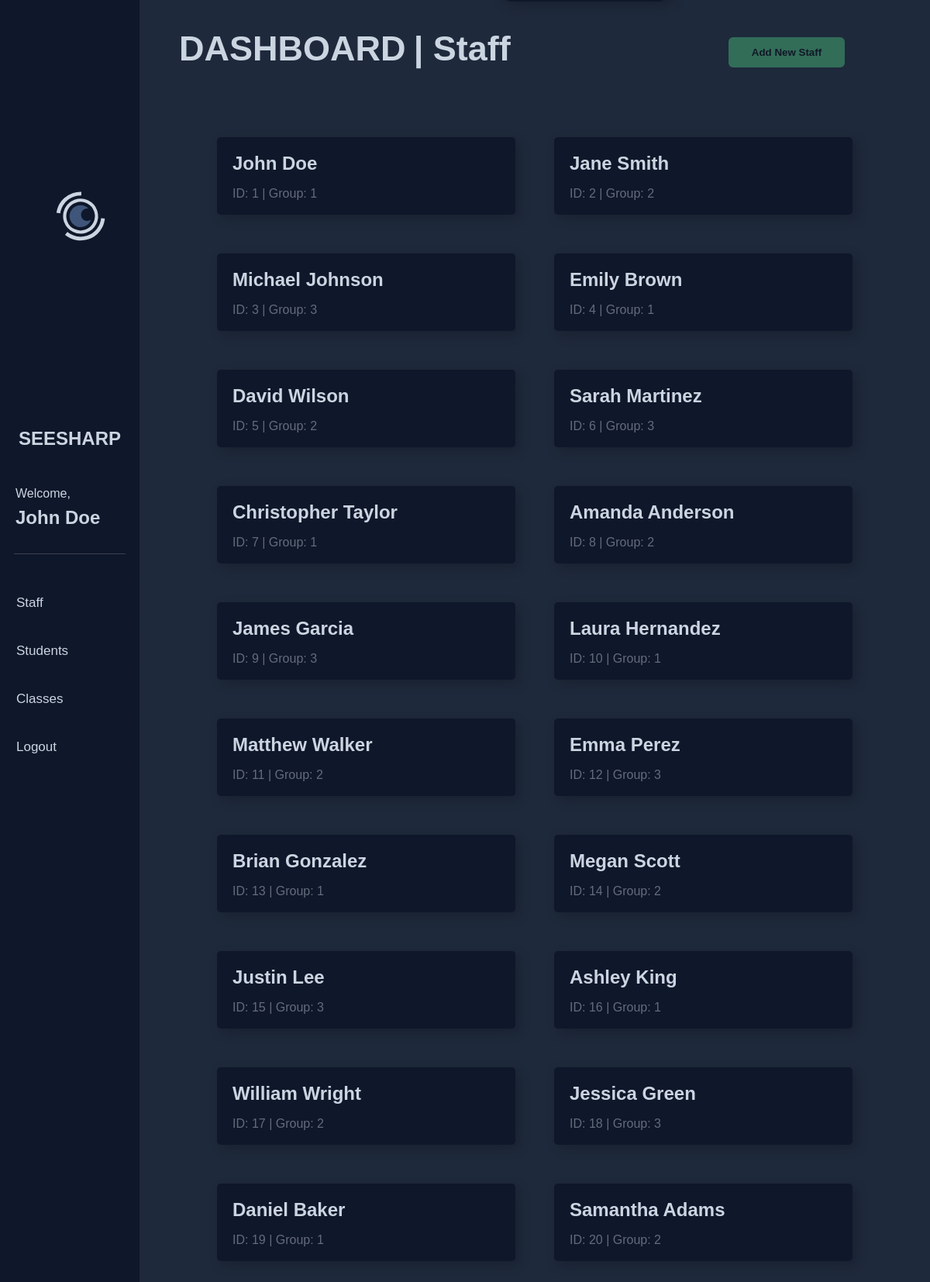
The page /admin (signed in) on the database as committed earlier.
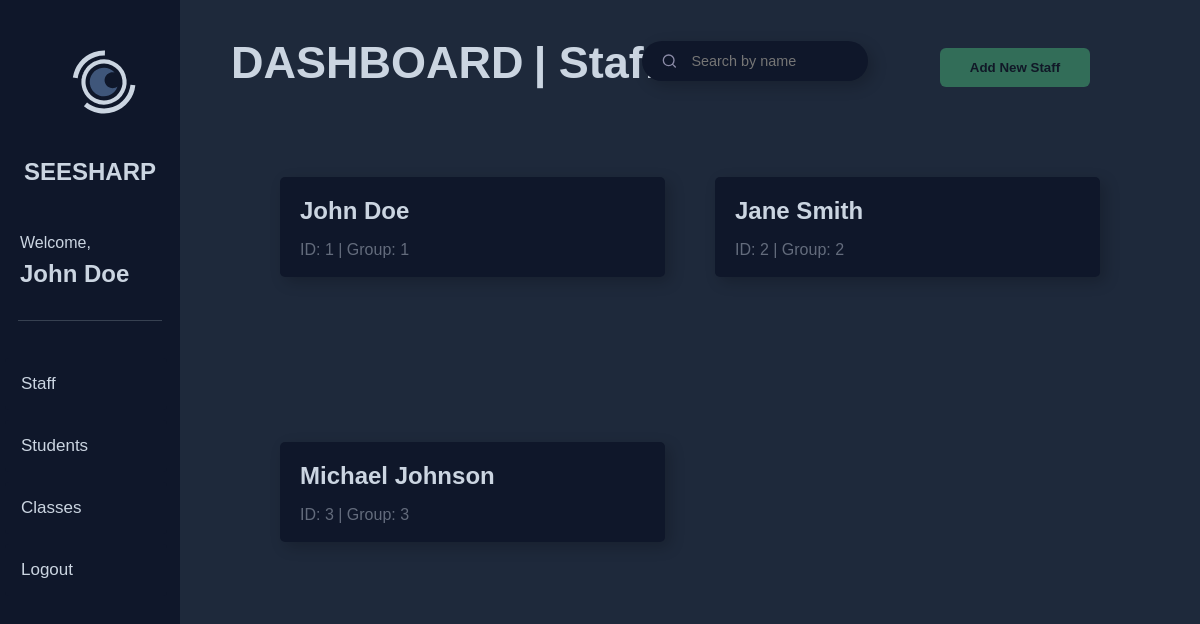
The same page on the database as committed later.
### website/models.py (models this page shows, shortened)
class Staff(db.Model,UserMixin):
    staff_id = db.Column(db.Integer,primary_key=True)
    name = db.Column(db.String(150))
    email = db.Column(db.String(150),unique=True)
    password = db.Column(db.String(150))
    group = db.Column(db.Integer)

### website/auth.py (the view)
@auth.route('admin',methods=['GET','POST'])
@login_required
def admin():
    staffs = Staff.query.all()
    return render_template("admin_staff.html",staffs=staffs,user=current_user)

### website/templates/admin_staff.html (shortened to what this page needs)
{% extends 'admin.html' %} {% block staff_section %}
<div class="right_container_head">
<h1>DASHBOARD </h1>
<h2 class="sub-heading">| Staff</h2>
<div class="searchbar_container">
  <form class="search-form" method="POST">
    <button>
      <svg
        width="17"
        height="16"
        fill="none"
        xmlns="http://www.w3.org/2000/svg"
        role="img"
        aria-labelledby="search"
      >
        <path
          d="M7.667 12.667A5.333 5.333 0 107.667 2a5.333 5.333 0 000 10.667zM14.334 14l-2.9-2.9"
          stroke="currentColor"
          stroke-width="1.333"
          stroke-linecap="round"
          stroke-linejoin="round"
        ></path>
      </svg>
    </button>
    <input
      class="input"
      placeholder="Search by name"
      required=""
      type="text"
      name="query"
      id="query"
    />
  </form>
</div>
<button type="submit" class="sign" onclick="toAddNewStaff()">Add New Staff</button>
</div>
<div class="grid-container">
  {% if staffs %} {% for staff in staffs %}
  <div class="card">
    <h2>{{ staff.name }}</h2>
    <p>ID: {{ staff.staff_id }} | Group: {{staff.group}} </p>
  </div>
  {% endfor %} {% else %}
  <h2>No Staff Found</h2>
  {% endif %}
</div>
{% endblock %}

### website/templates/admin.html (shortened to what this page needs)
{% extends 'base_dashboard.html' %}
{% block nav_buttons %}
<button class="nav_btn" id="staff_btn" onclick="toStaffSection()"><span>Staff</span></button>
<button class="nav_btn" id="student_btn" onclick="toStudentSection()"><span>Students</span></button>
<button class="nav_btn" id="class_btn" onclick="toClassesSection()"><span>Classes</span></button>
{% endblock %}
{% block right_container %}
<div class="dashboard_container">
    {% block staff_section %}{% endblock %}
</div>
{% endblock %}

### website/templates/base_dashboard.html (shortened to what this page needs)
{% extends "base.html" %} {% block title %}Admin{% endblock %} {% block content
%}
<div class="left_container">
  <div class="logo-container" onclick="toHome()">
  </div>
  <h1 class="logo"><a href="/">SEESHARP</a></h1>
  <p>Welcome,<br /></p>
  <p class="name">{{user.name}}</p>
  <div class="line"></div>
  {% block nav_buttons %} {% endblock %}
  <button class="nav_btn logout" id="logout_btn" onclick="toLogout()">
    <span>Logout</span>
  </button>
</div>
<div class="right_container">{% block right_container %}{% block right_container_head %}{% endblock %}{% endblock %}</div>
{% endblock %}

### website/templates/base.html (shortened to what this page needs)
<!DOCTYPE html>
<!DOCTYPE html>
<html lang="en">
<head>
</head>
<body>
    <div class="container">
        {% block content %}
        {% endblock %}
    </div>
</body>
</html>

### website/templates/admin_staff.html (style rules this page uses)
.sub-heading { color: var(--text_color); text-align: left; margin-left: 1%; font-size: 45px; font-weight: 600; }
.sign { position: absolute; right: 110px; width: 150px; background-color: #326d58; padding: 0.75rem; color: rgba(17, 24, 39, 1); border: none; border-radius: 0.375rem; font-weight: 600; margin-top: 8px; }
.searchbar_container { position: absolute; margin-top: 35px; right: 300px; padding: 2rem; height: 10vh; }
.search-form button { border: none; background: none; color: #8b8ba7; }
.search-form { --timing: 0.3s; --width-of-input: 200px; --height-of-input: 40px; --border-height: 2px; --input-bg: #0f172a; --border-color: #2f2ee9; --border-radius: 30px; --after-border-radius: 1px; position: relative; width: var(--width-of-input); height: var(--height-of-input); display: flex; align-items: center; padding-inline: 0.8em; border-radius: var(--border-radius); transition: border-radius 0.5s ease; background: var(--input-bg, #fff); box-shadow: 5px 5px 15px rgba(0, 0, 0, 0.2); }
.input { font-size: 0.9rem; background-color: transparent; width: 100%; height: 100%; padding-inline: 0.5em; padding-block: 0.7em; border: none; color: #cbd5e1; }
.search-form:before { content: ""; position: absolute; background: var(--border-color); transform: scaleX(0); transform-origin: center; width: 100%; height: var(--border-height); left: 0; bottom: 0; border-radius: 1px; transition: transform var(--timing) ease; }
.search-form svg { width: 17px; margin-top: 3px; }
.grid-container { display: grid; grid-template-columns: repeat( auto-fill, minmax(250px, 1fr) ); gap: 50px; padding: 50px 100px 100px 100px; overflow-y: scroll; height: 60vh; }
.card { background-color: #0f172a; display: relative; padding: 20px; border-radius: 5px; box-shadow: 5px 5px 15px rgba(0, 0, 0, 0.2); height: 60px; }
.card h2 { color: #cbd5e1; font-size: 1.5rem; margin: 0; }
.card p { color: #cbd5e172; }

### website/templates/admin.html (style rules this page uses)
.dashboard_container { display: absolute; margin:0; width: 100%; height: 100%; }

### website/templates/base_dashboard.html (style rules this page uses)
:root { --text_color: #cbd5e1; --bg_color: #1e293b; --secondary_color: #0f172a; }
body { background-color: var(--bg_color); margin: 0; font-family: Arial, Helvetica, sans-serif; }
.logo-container { height: 25%; width: 90%; margin: -10% 0 -40% 13%; padding: 0; display: flex; }
.left_container a { text-decoration: none; color: var(--text_color); }
.container { display: flex; flex-direction: row; }
.left_container { background-color: var(--secondary_color); width: 15%; height: 100vh; }
.left_container h1 { color: var(--text_color); font-size: 1.5rem; text-align: center; margin-top: 0; margin-bottom: 3rem; padding-top: 3rem; }
.left_container p { color: var(--text_color); margin-left: 1.25rem; }
.name { color: var(--text_color); margin-top: -0.5rem; padding: 0%; margin-left: 1.25rem; font-size: 1.5rem; font-weight: 800; }
.nav_btn { display: inline-block; border-radius: 4px; background-color: var(--secondary_color); border: none; color: var(--text_color); text-align: left; font-size: 17px; padding: 16px; width: 90%; transition: all 0.5s; cursor: pointer; margin: 5px; }
.nav_btn span { cursor: pointer; display: inline-block; position: relative; transition: 0.5s; }
.nav_btn span:after { content: "»"; position: absolute; opacity: 0; top: 0; right: -15px; transition: 0.5s; }
.line { height: 1px; width: 80%; background-color: rgba(55, 65, 81, 1); margin: 2rem auto; }
.right_container { background-color: var(--bg_color); width: 85%; height: 100vh; }
.right_container_head { display: flex; flex-direction: row; justify-content:flex-start; align-items:center; }
.right_container h1 { color: var(--text_color); text-align: left; margin-left: 5%; font-size: 45px; font-weight: 600; }

Rows that differ between the two databases and show on the page:
removed Staff: name "Emily Brown", staff_id "4", group "1"
removed Staff: name "David Wilson", staff_id "5", group "2"
removed Staff: name "Sarah Martinez", staff_id "6", group "3"
removed Staff: name "Christopher Taylor", staff_id "7", group "1"
removed Staff: name "Amanda Anderson", staff_id "8", group "2"
removed Staff: name "James Garcia", staff_id "9", group "3"
removed Staff: name "Laura Hernandez", staff_id "10", group "1"
removed Staff: name "Matthew Walker", staff_id "11", group "2"
removed Staff: name "Emma Perez", staff_id "12", group "3"
removed Staff: name "Brian Gonzalez", staff_id "13", group "1"
removed Staff: name "Megan Scott", staff_id "14", group "2"
removed Staff: name "Justin Lee", staff_id "15", group "3"
removed Staff: name "Ashley King", staff_id "16", group "1"
removed Staff: name "William Wright", staff_id "17", group "2"
removed Staff: name "Jessica Green", staff_id "18", group "3"
removed Staff: name "Daniel Baker", staff_id "19", group "1"
removed Staff: name "Samantha Adams", staff_id "20", group "2"
